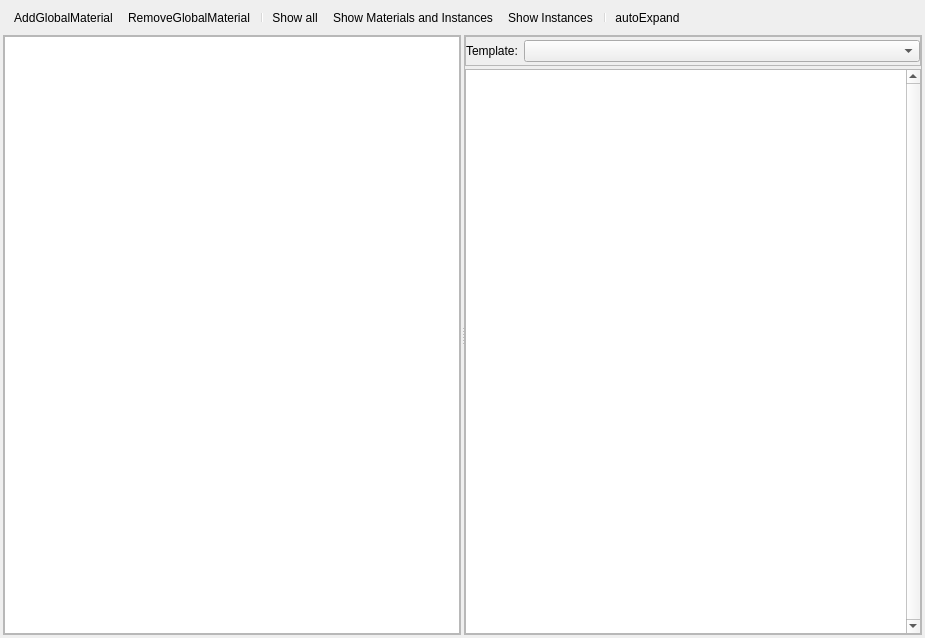
<?xml version="1.0" encoding="UTF-8"?>
<ui version="4.0">
 <class>MaterialEditor</class>
 <widget class="QDialog" name="MaterialEditor">
  <property name="geometry">
   <rect>
    <x>0</x>
    <y>0</y>
    <width>925</width>
    <height>638</height>
   </rect>
  </property>
  <property name="windowTitle">
   <string>Material Editor</string>
  </property>
  <property name="windowIcon">
   <iconset resource="QtIcons.qrc">
    <normaloff>:/QtIcons/materialeditor.png</normaloff>:/QtIcons/materialeditor.png</iconset>
  </property>
  <layout class="QVBoxLayout" name="verticalLayout_2" stretch="0,0">
   <property name="spacing">
    <number>3</number>
   </property>
   <property name="leftMargin">
    <number>3</number>
   </property>
   <property name="topMargin">
    <number>3</number>
   </property>
   <property name="rightMargin">
    <number>3</number>
   </property>
   <property name="bottomMargin">
    <number>3</number>
   </property>
   <item>
    <widget class="QToolBar" name="toolbar">
     <property name="iconSize">
      <size>
       <width>16</width>
       <height>16</height>
      </size>
     </property>
     <addaction name="actionAddGlobalMaterial"/>
     <addaction name="actionRemoveGlobalMaterial"/>
     <addaction name="separator"/>
     <addaction name="actionShowAll"/>
     <addaction name="actionMaterialsInstances"/>
     <addaction name="actionInstances"/>
     <addaction name="separator"/>
     <addaction name="actionAutoExpand"/>
    </widget>
   </item>
   <item>
    <widget class="QSplitter" name="splitter">
     <property name="orientation">
      <enum>Qt::Horizontal</enum>
     </property>
     <property name="handleWidth">
      <number>3</number>
     </property>
     <widget class="QFrame" name="frame">
      <property name="frameShape">
       <enum>QFrame::StyledPanel</enum>
      </property>
      <property name="frameShadow">
       <enum>QFrame::Raised</enum>
      </property>
      <layout class="QVBoxLayout" name="verticalLayout">
       <property name="leftMargin">
        <number>0</number>
       </property>
       <property name="topMargin">
        <number>0</number>
       </property>
       <property name="rightMargin">
        <number>0</number>
       </property>
       <property name="bottomMargin">
        <number>0</number>
       </property>
       <item>
        <widget class="MaterialTree" name="materialTree">
         <property name="dragEnabled">
          <bool>true</bool>
         </property>
         <property name="dragDropMode">
          <enum>QAbstractItemView::DragDrop</enum>
         </property>
         <property name="selectionMode">
          <enum>QAbstractItemView::ExtendedSelection</enum>
         </property>
         <property name="sortingEnabled">
          <bool>true</bool>
         </property>
         <property name="animated">
          <bool>true</bool>
         </property>
        </widget>
       </item>
      </layout>
     </widget>
     <widget class="QFrame" name="frame_2">
      <property name="frameShape">
       <enum>QFrame::StyledPanel</enum>
      </property>
      <property name="frameShadow">
       <enum>QFrame::Raised</enum>
      </property>
      <layout class="QVBoxLayout" name="verticalLayout_3">
       <property name="spacing">
        <number>3</number>
       </property>
       <property name="leftMargin">
        <number>0</number>
       </property>
       <property name="topMargin">
        <number>0</number>
       </property>
       <property name="rightMargin">
        <number>0</number>
       </property>
       <property name="bottomMargin">
        <number>0</number>
       </property>
       <item>
        <widget class="QFrame" name="frame_3">
         <property name="frameShape">
          <enum>QFrame::StyledPanel</enum>
         </property>
         <property name="frameShadow">
          <enum>QFrame::Raised</enum>
         </property>
         <layout class="QHBoxLayout" name="horizontalLayout">
          <property name="leftMargin">
           <number>0</number>
          </property>
          <property name="topMargin">
           <number>3</number>
          </property>
          <property name="rightMargin">
           <number>0</number>
          </property>
          <property name="bottomMargin">
           <number>3</number>
          </property>
          <item>
           <widget class="QLabel" name="label">
            <property name="sizePolicy">
             <sizepolicy hsizetype="Maximum" vsizetype="Preferred">
              <horstretch>0</horstretch>
              <verstretch>0</verstretch>
             </sizepolicy>
            </property>
            <property name="text">
             <string>Template:</string>
            </property>
           </widget>
          </item>
          <item>
           <widget class="QComboBox" name="templateBox">
            <property name="maxVisibleItems">
             <number>20</number>
            </property>
           </widget>
          </item>
         </layout>
        </widget>
       </item>
       <item>
        <widget class="QtPropertyEditor" name="materialProperty">
         <property name="verticalScrollBarPolicy">
          <enum>Qt::ScrollBarAlwaysOn</enum>
         </property>
        </widget>
       </item>
      </layout>
     </widget>
    </widget>
   </item>
  </layout>
  <action name="actionAutoExpand">
   <property name="checkable">
    <bool>true</bool>
   </property>
   <property name="icon">
    <iconset resource="QtIcons.qrc">
     <normaloff>:/QtIcons/expand_all.png</normaloff>:/QtIcons/expand_all.png</iconset>
   </property>
   <property name="text">
    <string>autoExpand</string>
   </property>
   <property name="toolTip">
    <string>Turn on/off automatin node expanding</string>
   </property>
  </action>
  <action name="actionAddGlobalMaterial">
   <property name="icon">
    <iconset resource="QtIcons.qrc">
     <normaloff>:/QtIcons/global_add.png</normaloff>:/QtIcons/global_add.png</iconset>
   </property>
   <property name="text">
    <string>AddGlobalMaterial</string>
   </property>
   <property name="toolTip">
    <string>Add Global Material</string>
   </property>
  </action>
  <action name="actionRemoveGlobalMaterial">
   <property name="icon">
    <iconset resource="QtIcons.qrc">
     <normaloff>:/QtIcons/global_delete.png</normaloff>:/QtIcons/global_delete.png</iconset>
   </property>
   <property name="text">
    <string>RemoveGlobalMaterial</string>
   </property>
   <property name="toolTip">
    <string>Remove Global Material</string>
   </property>
  </action>
  <actiongroup name="filterType">
   <action name="actionShowAll">
    <property name="checkable">
     <bool>true</bool>
    </property>
    <property name="icon">
     <iconset resource="QtIcons.qrc">
      <normaloff>:/QtIcons/tree_view_all.png</normaloff>:/QtIcons/tree_view_all.png</iconset>
    </property>
    <property name="text">
     <string>Show all</string>
    </property>
    <property name="toolTip">
     <string>Shows all materials and instances</string>
    </property>
   </action>
   <action name="actionMaterialsInstances">
    <property name="checkable">
     <bool>true</bool>
    </property>
    <property name="icon">
     <iconset resource="QtIcons.qrc">
      <normaloff>:/QtIcons/tree_view_sel_childs.png</normaloff>:/QtIcons/tree_view_sel_childs.png</iconset>
    </property>
    <property name="text">
     <string>Show Materials and Instances</string>
    </property>
    <property name="toolTip">
     <string>Show all Materials and only selected Instances</string>
    </property>
   </action>
   <action name="actionInstances">
    <property name="checkable">
     <bool>true</bool>
    </property>
    <property name="icon">
     <iconset resource="QtIcons.qrc">
      <normaloff>:/QtIcons/tree_view_sel.png</normaloff>:/QtIcons/tree_view_sel.png</iconset>
    </property>
    <property name="text">
     <string>Show Instances</string>
    </property>
    <property name="toolTip">
     <string>Show only selected Materials and Instances</string>
    </property>
   </action>
  </actiongroup>
 </widget>
 <customwidgets>
  <customwidget>
   <class>QtPropertyEditor</class>
   <extends>QTreeView</extends>
   <header>Tools/QtPropertyEditor/QtPropertyEditor.h</header>
  </customwidget>
  <customwidget>
   <class>MaterialTree</class>
   <extends>QTreeView</extends>
   <header>MaterialEditor/MaterialTree.h</header>
  </customwidget>
 </customwidgets>
 <resources>
  <include location="QtIcons.qrc"/>
 </resources>
 <connections/>
</ui>
